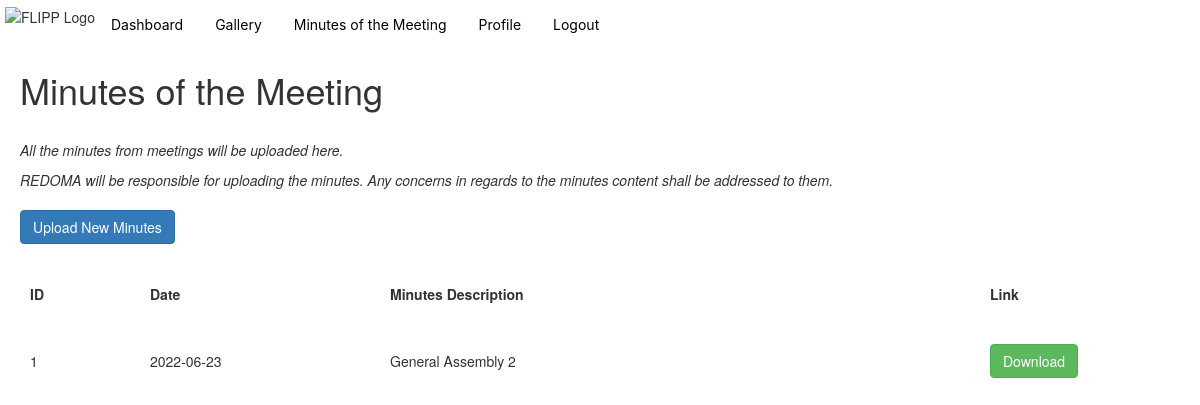
Page /minutes (signed in) on the earlier database version.
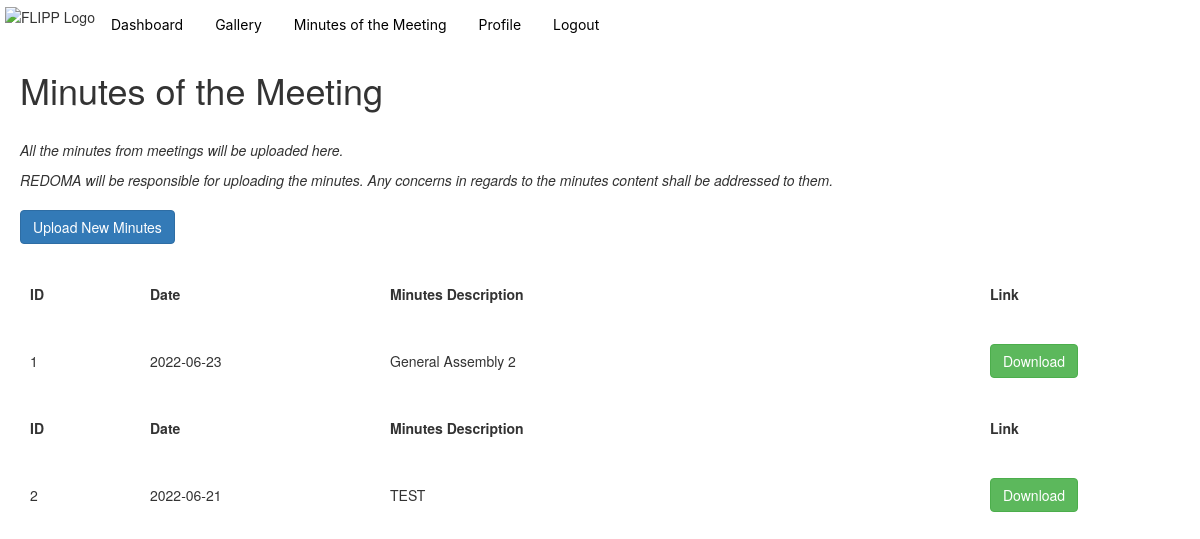
Same page on the later database version.
### app.py (models this page shows)
class Minutes(db.Model, UserMixin):
    id = db.Column(db.Integer, primary_key=True)
    date = db.Column(db.String(20), nullable=False)
    filename = db.Column(db.String(30), nullable=False)
    file = db.Column(db.LargeBinary, nullable=False)
    details = db.Column(db.String, nullable=False)

### app.py (the view)
@app.route('/minutes', methods=["GET"])
@login_required
def minutes():
    files = Minutes.query.all()
    return render_template("minutes.html", files=files)

### app.py (called while the page is built)
@login_manager.user_loader
def load_user(user_id):
    return User.query.get(int(user_id))

### templates/minutes.html
{% extends 'base2.html'%} {% block title %} Minutes {% endblock %}
{% block content %}
<link rel="stylesheet" href="https://maxcdn.bootstrapcdn.com/bootstrap/3.4.1/css/bootstrap.min.css">
<link rel="stylesheet" href={{ url_for('static', filename='minutes.css') }}>
<div class="div1">
    <h1>Minutes of the Meeting</h1>
    <br>
    <p><i>All the minutes from meetings will be uploaded here.</i></p>
    <p><i>REDOMA will be responsible for uploading the minutes. Any concerns in regards to the minutes content shall be addressed to them.</i></p>
</div>
<div class="div1">
    <a href="{{ url_for('upload_minutes') }}" class="btn btn-primary">Upload New Minutes</a>
</div>
<div>
    {% for file in files %}
    <table class="fixed" width="100%">
        <col width="10%" />
        <col width="20%" />
        <col width="50%" />
        <col width="20%" />
        <tr>
            <th>ID</th>
            <th>Date</th>
            <th>Minutes Description</th>
            <th>Link</th>
        </tr>
        <tr>
            <td>{{ file.id }}</td>
            <td>{{ file.date }}</td>
            <td>{{ file.details }}</td>
            <td><a href="{{url_for('download_file', file_id=file.id)}}" class="btn btn-success">Download</a></td>
        </tr>
    </table>
    {% endfor %}
</div>
{% endblock %}

Differences in the rows shown:
added Minutes: id "2", date "2022-06-21", details "TEST"
